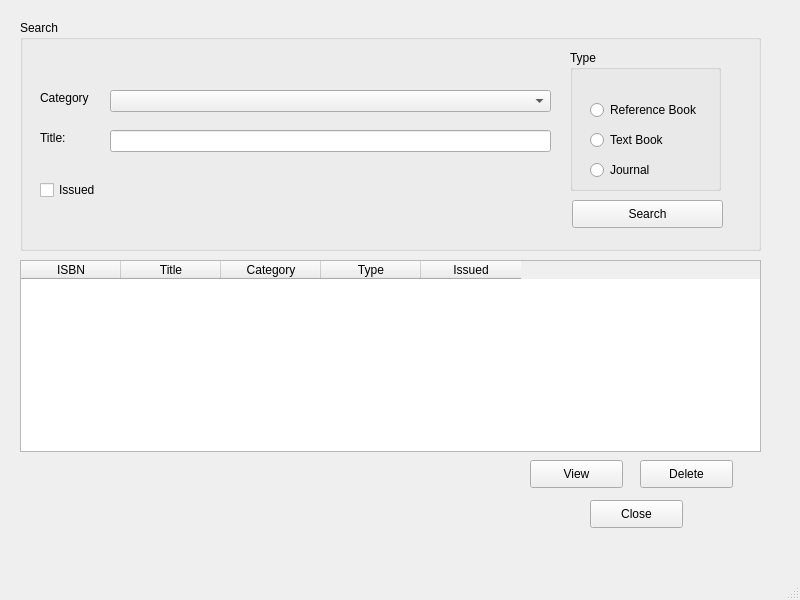
<?xml version="1.0" encoding="UTF-8"?>
<ui version="4.0">
 <class>mainWindow</class>
 <widget class="QMainWindow" name="mainWindow">
  <property name="geometry">
   <rect>
    <x>0</x>
    <y>0</y>
    <width>800</width>
    <height>600</height>
   </rect>
  </property>
  <property name="windowTitle">
   <string>Library Management System by Asghar</string>
  </property>
  <widget class="QWidget" name="centralwidget">
   <widget class="QGroupBox" name="groupBox_5">
    <property name="geometry">
     <rect>
      <x>20</x>
      <y>20</y>
      <width>741</width>
      <height>231</height>
     </rect>
    </property>
    <property name="title">
     <string>Search</string>
    </property>
    <widget class="QCheckBox" name="Issued_checkBox">
     <property name="geometry">
      <rect>
       <x>20</x>
       <y>160</y>
       <width>81</width>
       <height>20</height>
      </rect>
     </property>
     <property name="text">
      <string>Issued</string>
     </property>
    </widget>
    <widget class="QLabel" name="Category">
     <property name="geometry">
      <rect>
       <x>20</x>
       <y>70</y>
       <width>81</width>
       <height>16</height>
      </rect>
     </property>
     <property name="text">
      <string>Category</string>
     </property>
    </widget>
    <widget class="QLabel" name="Title_lineedit">
     <property name="geometry">
      <rect>
       <x>20</x>
       <y>110</y>
       <width>81</width>
       <height>16</height>
      </rect>
     </property>
     <property name="text">
      <string>Title:</string>
     </property>
    </widget>
    <widget class="QLineEdit" name="Title_Lineedit">
     <property name="geometry">
      <rect>
       <x>90</x>
       <y>110</y>
       <width>441</width>
       <height>22</height>
      </rect>
     </property>
    </widget>
    <widget class="QGroupBox" name="groupBox_3">
     <property name="geometry">
      <rect>
       <x>550</x>
       <y>30</y>
       <width>151</width>
       <height>141</height>
      </rect>
     </property>
     <property name="title">
      <string>Type</string>
     </property>
     <widget class="QRadioButton" name="referenceBookRadioButton">
      <property name="geometry">
       <rect>
        <x>20</x>
        <y>50</y>
        <width>131</width>
        <height>20</height>
       </rect>
      </property>
      <property name="text">
       <string>Reference Book</string>
      </property>
     </widget>
     <widget class="QRadioButton" name="textBookRadioButton">
      <property name="geometry">
       <rect>
        <x>20</x>
        <y>80</y>
        <width>95</width>
        <height>20</height>
       </rect>
      </property>
      <property name="text">
       <string>Text Book</string>
      </property>
     </widget>
     <widget class="QRadioButton" name="journalRadioButton">
      <property name="geometry">
       <rect>
        <x>20</x>
        <y>110</y>
        <width>95</width>
        <height>20</height>
       </rect>
      </property>
      <property name="text">
       <string>Journal</string>
      </property>
     </widget>
    </widget>
    <widget class="QComboBox" name="Category_ComboBox">
     <property name="geometry">
      <rect>
       <x>90</x>
       <y>70</y>
       <width>441</width>
       <height>22</height>
      </rect>
     </property>
    </widget>
    <widget class="QPushButton" name="searchButton">
     <property name="geometry">
      <rect>
       <x>552</x>
       <y>180</y>
       <width>151</width>
       <height>28</height>
      </rect>
     </property>
     <property name="text">
      <string>Search</string>
     </property>
    </widget>
   </widget>
   <widget class="QPushButton" name="viewButton">
    <property name="geometry">
     <rect>
      <x>530</x>
      <y>460</y>
      <width>93</width>
      <height>28</height>
     </rect>
    </property>
    <property name="text">
     <string>View</string>
    </property>
   </widget>
   <widget class="QPushButton" name="closeButton">
    <property name="geometry">
     <rect>
      <x>590</x>
      <y>500</y>
      <width>93</width>
      <height>28</height>
     </rect>
    </property>
    <property name="text">
     <string>Close</string>
    </property>
   </widget>
   <widget class="QPushButton" name="deleteButton">
    <property name="geometry">
     <rect>
      <x>640</x>
      <y>460</y>
      <width>93</width>
      <height>28</height>
     </rect>
    </property>
    <property name="text">
     <string>Delete</string>
    </property>
   </widget>
   <widget class="QTableWidget" name="booksTableWidget">
    <property name="geometry">
     <rect>
      <x>20</x>
      <y>260</y>
      <width>741</width>
      <height>192</height>
     </rect>
    </property>
    <column>
     <property name="text">
      <string>ISBN</string>
     </property>
    </column>
    <column>
     <property name="text">
      <string>Title</string>
     </property>
    </column>
    <column>
     <property name="text">
      <string>Category</string>
     </property>
    </column>
    <column>
     <property name="text">
      <string>Type</string>
     </property>
    </column>
    <column>
     <property name="text">
      <string>Issued</string>
     </property>
    </column>
   </widget>
  </widget>
  <widget class="QMenuBar" name="menubar">
   <property name="geometry">
    <rect>
     <x>0</x>
     <y>0</y>
     <width>800</width>
     <height>26</height>
    </rect>
   </property>
  </widget>
  <widget class="QStatusBar" name="statusbar"/>
 </widget>
 <resources/>
 <connections/>
</ui>
